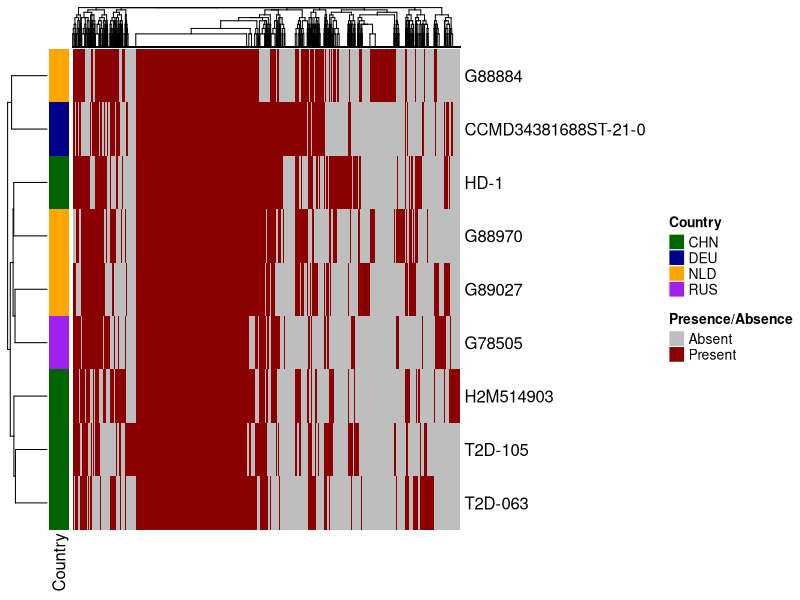
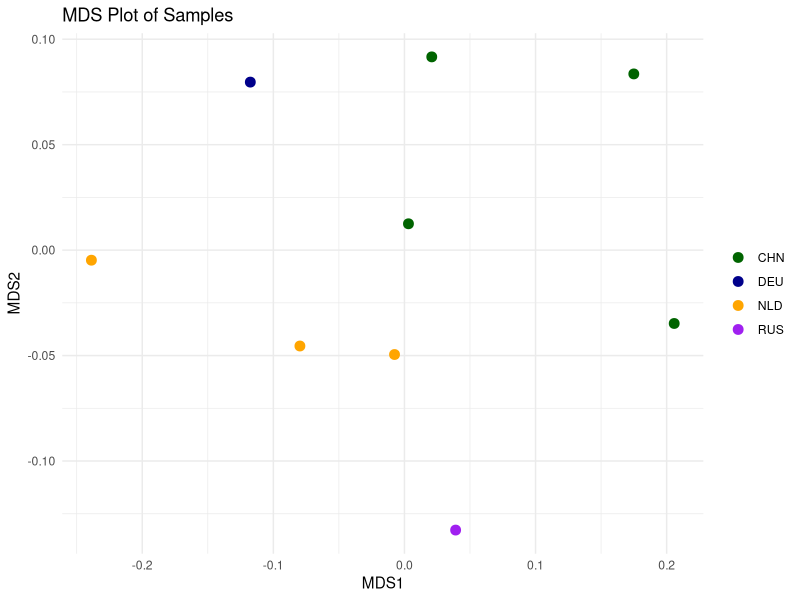

These charts were generated, in order, by the following R code:
## ---- chunk 1
knitr::opts_chunk$set(echo = TRUE, warning = FALSE)
## ---- chunk 2
# Import the metadata file
metadata <- read.table("metadata_erectale.txt", sep = "\t", header = TRUE)

# Import the result_profile file
result_profile <- read.table("result_profile_erectale.tsv", sep = "\t", header = TRUE, row.names = 1, check.names = FALSE)

# Remove the suffix '_erectale.tsv' from column names
colnames(result_profile) <- gsub("_erectale\\.tsv$", "", colnames(result_profile))

# Transpose result_profile
result_profile <- as.data.frame(t(result_profile))

# Merge the metadata and result_profile
df <- merge(metadata, result_profile, by.x = "SampleID", by.y = "row.names", all = FALSE)

# Extract the column names from metadata and store them in the 'meta' variable
meta <- colnames(metadata)

# Extract the column names from result_profile and store them in the 'feat' variable
feat <- colnames(result_profile)
## ---- chunk 3
# Load necessary libraries
library(ComplexHeatmap)

# Subset df to include only the columns identified in 'feat'
df_feat <- df[, feat]
row.names(df_feat) <- df$SampleID

# Create a custom color palette for Country
country_colors <- c("CHN" = "darkgreen", "DEU" = "darkblue", "NLD" = "orange", "RUS" = "purple")

# Create an annotation for the column 'Country' using the custom colors
annotation <- rowAnnotation(
  Country = df$Country,
  col = list(Country = country_colors)
)

# Create the (binary) heatmap
heatmap <- Heatmap(
  df_feat,  # The data for the heatmap
  name = "Presence/Absence",  # Title for the heatmap color scale
  left_annotation = annotation,  # Add the country annotation to the top of the heatmap
  show_row_names = TRUE,  # Option to show row names
  show_column_names = FALSE,  # Option to show column names
  cluster_rows = TRUE,  # Option to cluster rows
  cluster_columns = TRUE,  # Option to cluster columns
  col = c("gray", "darkred"),  # Two colors for binary heatmap: gray (absence), darkred (presence)
  heatmap_legend_param = list(at = c(0, 1), labels = c("Absent", "Present"))  # Set the legend to be discrete
)

# Draw the heatmap
draw(heatmap)
## ---- chunk 4
# Load necessary libraries
library(vegan) # For MDS function
library(ggplot2) # For visualization

# Create a distance matrix using "jaccard"
dist_matrix <- vegdist(df_feat, method = "jaccard")

# Perform MDS on the distance matrix
mds_result <- metaMDS(dist_matrix)

# Create a data frame for plotting
mds_data <- as.data.frame(mds_result$points) # Extract MDS coordinates

# Add metadata (Country) information for coloring
mds_data$SampleID <- rownames(mds_data)
mds_data <- merge(mds_data, df[, c("SampleID", "Country")], by = "SampleID")

# Create the MDS plot
ggplot(mds_data, aes(x = MDS1, y = MDS2, color = Country)) +
  geom_point(size = 3) +  # Scatter plot of the MDS points
  scale_color_manual(values = country_colors) +  # Apply custom colors for countries
  labs(title = "MDS Plot of Samples", x = "MDS1", y = "MDS2") +
  theme_minimal() +
  theme(legend.title = element_blank())  # Remove legend title
